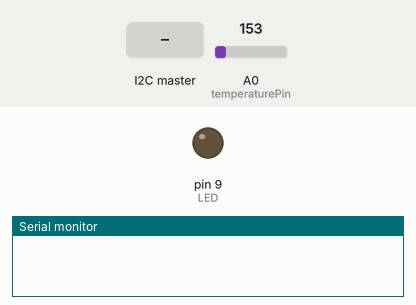
Bench run of a sketch on a simulated Arduino Uno, built with avr-gcc and run on an emulated ATmega328P. Shown: output pins drawn as LEDs (lit = HIGH), the last lines printed to the serial monitor. Inputs (shaded band) come from the test bench; at power-on: A0 (temperaturePin) = 153.

Above: at 1.2 s.
1.3 s: the I2C master sends the byte 1
At 2.2 s:
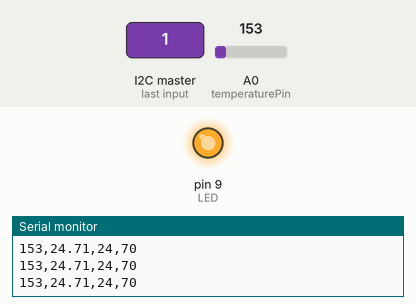
Timing chart, 0 to 4.3 s (numbered marks = the images above; inputs shaded):
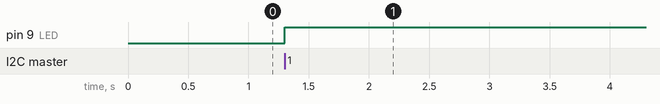

The sketch:

I2CSlave_TempRead1.ino
```cpp
//For a slave in a master slave pair of arduinos.
//The master requests sensor data from the slave. This slave reads from a temperature
//sensor and then sends the data back to the master

#include <Wire.h>  //Must include the I2C library
#define LED 9
//Addresses for the Slave and Master.
#define THIS_ADDRESS 0x9
#define OTHER_ADDRESS 0x8
int b=0;
byte val[]={16};  //Array for sending the first 16 bytes of data to the Master Arduino

float temperature = 0.0;
float temperatureC = 0.0;
float temperatureF = 0.0;
int temperatureFfirst = 0;
int temperatureFsecond = 0;
#define temperaturePin A0 //Just like in the previous Temp Meas sketch

int inputoriginal = 0.0;
double inputconverted = 0.0;

void setup() {
  Serial.begin(9600);           // start serial for output
  pinMode(LED, OUTPUT);
  digitalWrite(LED, LOW);

  Wire.begin(THIS_ADDRESS);   //Begins the I2C communication between the arduinos
  Wire.onReceive(receiveEvent);  //Defines a function that interrupts when data is received
  Wire.onRequest(requestEvent);  //Defines a function that interrupts when a request is
                                                              //received
}
void loop() {
  if(b==1){
    digitalWrite(LED,HIGH);    //Turns on LED
    for(int i=0;i<8;i++){
      TempMeas();
      val[i]=temperatureFfirst;
      val[i+8]=temperatureFsecond;
    }
    b=0;
  }
}
//********************************************************************
//*********************************************************************
//function that runs when Master Sends data to this Arduino
void receiveEvent(int howMany){
  while(Wire.available()){
    b = Wire.read();        //While data is comming in, read values into b
  }

}
//*********************************************************************
//function that runs when Master sends request for data
void requestEvent(){
  delay(20);  //Wait a bit, not needed?
  Wire.write (val,16);  //Send 16 bytes of data to master
  digitalWrite(LED,LOW);     //Turn off LED
}
//*********************************************************************
//function that measures the temperature from the sensor
void TempMeas(){
  delay(10);
  inputoriginal = 0.0;
  temperature = 0.0;
  temperatureF = 0.0;
  temperatureFfirst = 0;
  temperatureFsecond = 0;
  inputoriginal = analogRead(temperaturePin);
  temperature = inputoriginal * .004882814;
  temperatureF = (temperature - .5) * 100;   //converting from 10 mv per degree wit 500 mV offset
  temperatureFfirst = temperatureF;
  temperatureFsecond = 100*(temperatureF - temperatureFfirst);
  //These serial prints are not necessary, but good to see if data is correct before transmission.
      Serial.print(inputoriginal);
      Serial.print(",");
      Serial.print(temperatureF);
      Serial.print(",");
      Serial.print(temperatureFfirst);
      Serial.print(",");
      Serial.println(temperatureFsecond);

}
```

Measured:
- after the input at 1.3 s, pin 9 (LED): LOW → HIGH at once
